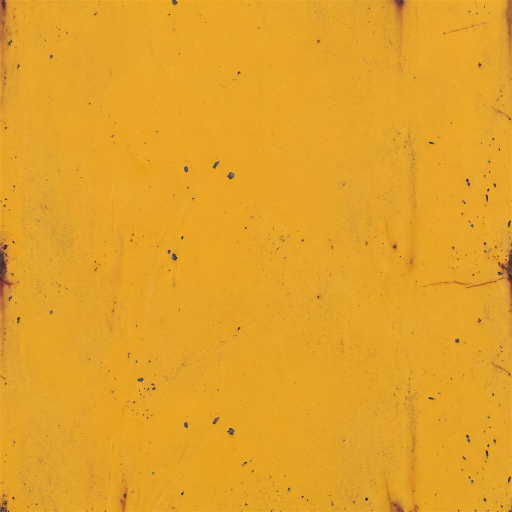
#> input picture assets_src/crane/tex/yellow_steel.jpg, 1024 x 1024 px (shown at 1/2 size)
$ python make_lattice_maps.py
#> lines starting #> are read from the running program, lines starting #| are printed output that depends on the picture
#!/usr/bin/env python3
"""Paints the truss relief maps for the crane's silhouette-POM (SPOM) facades (SpomPS in src/shaders/mesh.hlsl).

Two-layer relief, the same encoding tools/building_gen/spom.py uses:
    albedo.a = where solid ENDS   (metres out from the wall / 1.2)      albedo.rgb = Gemini's yellow steel, shaded by the bar's roundness
    normal.a = where solid STARTS (metres out from the wall / 1.2)      normal.rgb = a gentle slope from the end layer
Every bar is a free-standing round tube: radius r about the plane z = PLANE, so start = PLANE - r*p and end = PLANE + r*p with
p = sqrt(1 - (d/r)^2). Seen up close the lattice reads as round pipe, with a real see-through silhouette.
Needs Pillow + numpy. Writes tex/lattice_<name>_albedo.png and tex/lattice_<name>_normal.png.
"""
import os
import numpy as np
from PIL import Image

HERE = os.path.dirname(os.path.abspath(__file__))
DEPTH = 1.2        # kSpomDepth in mesh.hlsl
PLANE = 0.17       # metres out from the wall: the centre plane every bar is centred on
BOX_DEPTH = 0.34   # the facade box's depth: holds PLANE + the thickest bar (0.14)
STEEL = np.asarray(Image.open(os.path.join(HERE, "tex", "yellow_steel.jpg")).convert("RGB"), dtype=np.float32) / 255.0
STEEL_M = 3.0      # metres per steel texture repeat


def seg_dist(X, Y, a, b):
    ax, ay = a; bx, by = b
    dx, dy = bx - ax, by - ay
    t = np.clip(((X - ax) * dx + (Y - ay) * dy) / (dx * dx + dy * dy + 1e-12), 0.0, 1.0)
    return np.hypot(X - (ax + t * dx), Y - (ay + t * dy))


def paint(name, W, H, ppm, struts):
    """struts: list of ((x0,y0),(x1,y1),radius) in metres, origin lower-left of the facade."""
    pw, ph = int(round(W * ppm)), int(round(H * ppm))
    xs = (np.arange(pw) + 0.5) / ppm
    ys = H - (np.arange(ph) + 0.5) / ppm            # row 0 = top, matching uv.y = 1 - y/H
    X, Y = np.meshgrid(xs, ys)
    start = np.full((ph, pw), 9.0, np.float32)
    end = np.zeros((ph, pw), np.float32)
    shade = np.zeros((ph, pw), np.float32)
    for a, b, r in struts:
        d = seg_dist(X, Y, a, b)
        p = np.sqrt(np.clip(1.0 - (d / r) ** 2, 0.0, 1.0))
        on = p > 0.0
        start = np.where(on, np.minimum(start, PLANE - r * p), start)
        end = np.where(on, np.maximum(end, PLANE + r * p), end)
        shade = np.maximum(shade, p)
    start[start > 8.0] = 0.0                         # empty texels: end = start = 0
    # yellow steel tiled in metres, darker toward each bar's edge (a cheap roundness / AO hint)
    sh, sw, _ = STEEL.shape
    iu = ((X / STEEL_M) % 1.0 * sw).astype(int) % sw
    iv = ((Y / STEEL_M) % 1.0 * sh).astype(int) % sh
    rgb = STEEL[iv, iu] * (0.6 + 0.4 * shade)[..., None]
    # 8-bit alpha is 4.7 mm per step at kSpomDepth 1.2 m: dither before rounding so the round profile does not terrace
    rng = np.random.default_rng(7)
    def q8(v, solid):
        out = np.clip(np.floor(v / DEPTH * 255.0 + rng.random(v.shape)), 0, 255).astype(np.uint8)
        return np.where(solid, out, 0).astype(np.uint8)
    solid = shade > 0.0
    a_end = q8(end, solid)
    a_start = q8(start, solid)
    alb = np.dstack([np.clip(rgb * 255.0 + 0.5, 0, 255).astype(np.uint8), a_end])
    e = end / DEPTH
    dx = (np.roll(e, -1, 1) - np.roll(e, 1, 1)) * 0.5
    dy = (np.roll(e, -1, 0) - np.roll(e, 1, 0)) * 0.5
    nrm = np.stack([-dx * 2.0, dy * 2.0, np.ones_like(e)], -1)
    nrm /= np.linalg.norm(nrm, axis=-1, keepdims=True)
    nor = np.dstack([((nrm * 0.5 + 0.5) * 255).astype(np.uint8), a_start])
    Image.fromarray(alb, "RGBA").save(os.path.join(HERE, "tex", f"lattice_{name}_albedo.png"), optimize=True)
    Image.fromarray(nor, "RGBA").save(os.path.join(HERE, "tex", f"lattice_{name}_normal.png"), optimize=True)
    print(name, f"{pw}x{ph}", "end alpha max", int(a_end.max()), "start alpha max", int(a_start.max()))


def mast():
    W, H, bays = 2.0, 4.0, 1            # ONE 4 m bay: the facade is 11 of these, all sharing this texture
    s = []
    cr, br = 0.14, 0.09                              # chord / brace radius
    s.append(((0.16, -1.0), (0.16, H + 1.0), cr))
    s.append(((W - 0.16, -1.0), (W - 0.16, H + 1.0), cr))
    for i in range(bays + 1):
        y = i * H / bays
        s.append(((0.16, y), (W - 0.16, y), br))
    for i in range(bays):
        y0, y1 = i * H / bays, (i + 1) * H / bays
        s.append(((0.16, y0), (W - 0.16, y1), br))
        s.append(((0.16, y1), (W - 0.16, y0), br))
    paint("mast", W, H, 384, s)


def warren(W, H, bays, cr, br, name, ppm):
    s = [((-1, H - 0.12), (W + 1, H - 0.12), cr), ((-1, 0.12), (W + 1, 0.12), cr)]
    step = W / bays
    for i in range(bays + 1):
        s.append(((i * step, 0.12), (i * step, H - 0.12), br))
    for i in range(bays):
        a, b = i * step, (i + 1) * step
        if i % 2 == 0:
            s.append(((a, 0.12), (b, H - 0.12), br))
        else:
            s.append(((a, H - 0.12), (b, 0.12), br))
    paint(name, W, H, ppm, s)


if __name__ == "__main__":
    mast()
#> in paint, `rgb = STEEL[iv, iu] * (0.6 + 0.4 * shade)[..., None]`:
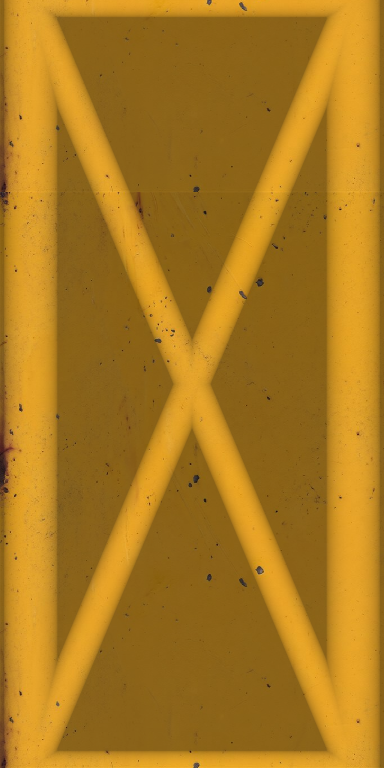
#> rgb: shape (1536, 768, 3) float64 (shown at 1/2 size); mean R, G, B 0.672, 0.479, 0.121
#> in paint, `Image.fromarray(nor, "RGBA").save(os.path.join(HERE, "tex", f"lattice_..`:
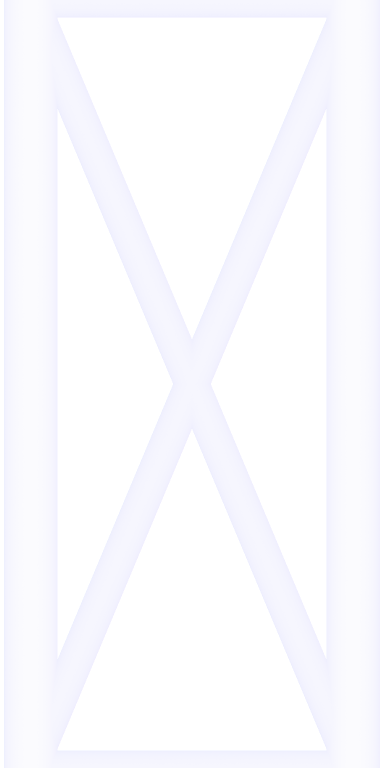
#> saved as lattice_mast_normal.png: PIL image 768x1536 RGBA (shown at 1/2 size); mean R, G, B, A 127, 127, 254.5, 7.5; transparent parts drawn white
    warren(6.0, 1.9, 2, 0.11, 0.075, "jib", 300)
#> call 2 of paint, with name = 'jib', W = 6, H = 1.9, ppm = 300
#> in paint (call 2), `rgb = STEEL[iv, iu] * (0.6 + 0.4 * shade)[..., None]`:
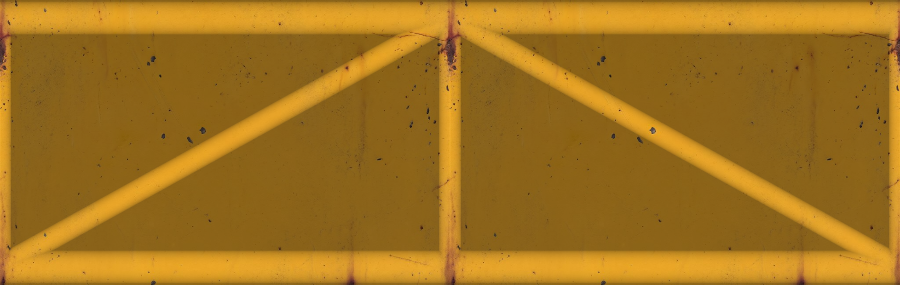
#> rgb: shape (570, 1800, 3) float64 (shown at 1/2 size); mean R, G, B 0.635, 0.452, 0.118
#> in paint (call 2), `Image.fromarray(nor, "RGBA").save(os.path.join(HERE, "tex", f"lattice_..`:
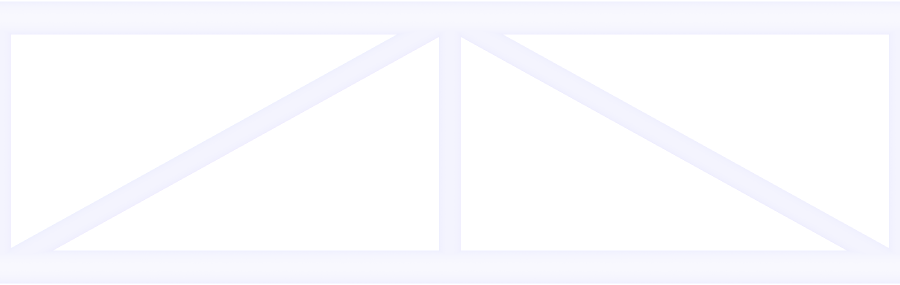
#> saved as lattice_jib_normal.png: PIL image 1800x570 RGBA (shown at 1/2 size); mean R, G, B, A 127, 127, 254.6, 6.8; transparent parts drawn white
    warren(5.0, 1.2, 2, 0.10, 0.07, "cjib", 300)
#> call 3 of paint, with name = 'cjib', W = 5, H = 1.2, ppm = 300
#> in paint (call 3), `rgb = STEEL[iv, iu] * (0.6 + 0.4 * shade)[..., None]`:
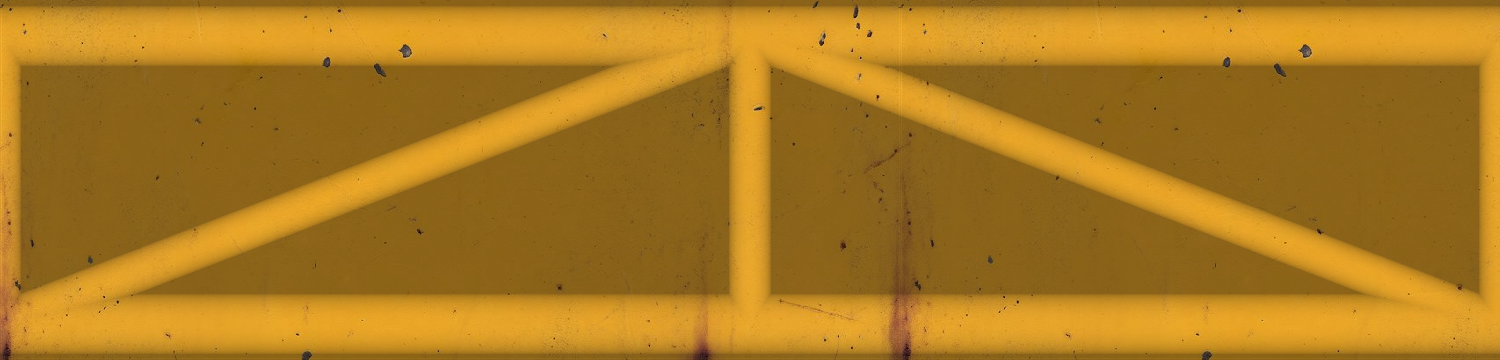
#> rgb: shape (360, 1500, 3) float64; mean R, G, B 0.675, 0.481, 0.124
#> in paint (call 3), `alb = np.dstack([np.clip(rgb * 255.0 + 0.5, 0, 255).astype(np.uint8), ..`:
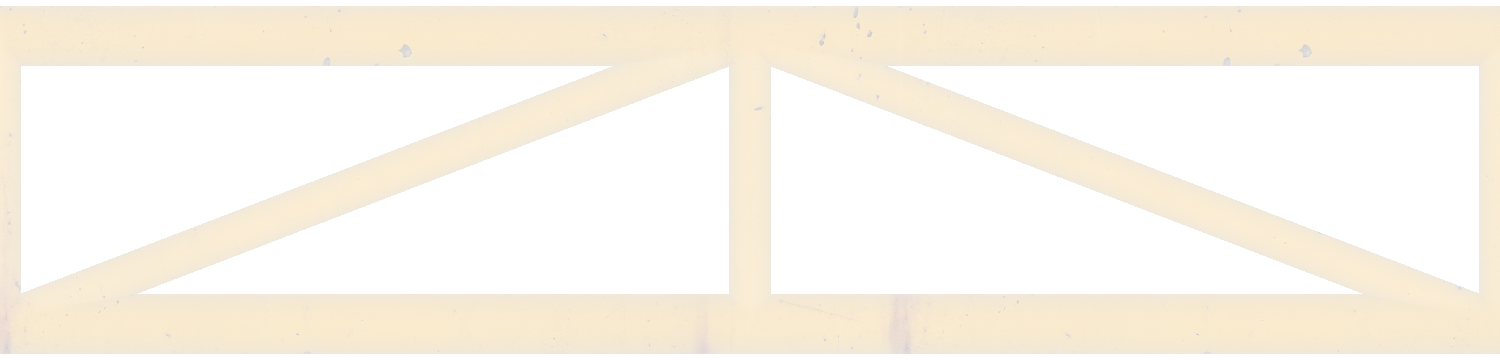
#> alb: shape (360, 1500, 4); mean R, G, B, A 172.1, 122.6, 31.6, 24.1; transparent parts drawn white
#> in paint (call 3), `Image.fromarray(nor, "RGBA").save(os.path.join(HERE, "tex", f"lattice_..`:
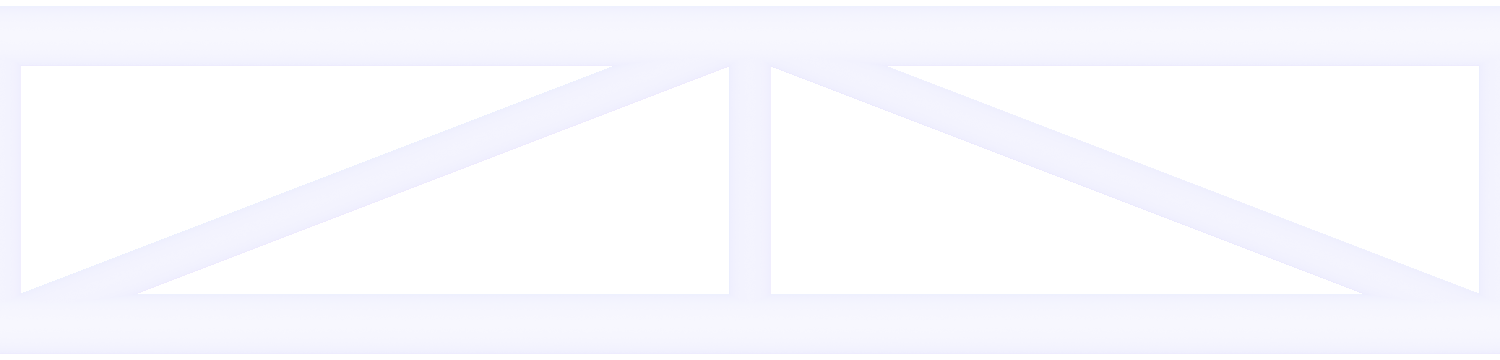
#> saved as lattice_cjib_normal.png: PIL image 1500x360 RGBA; mean R, G, B, A 127, 127, 254.5, 9.7; transparent parts drawn white
